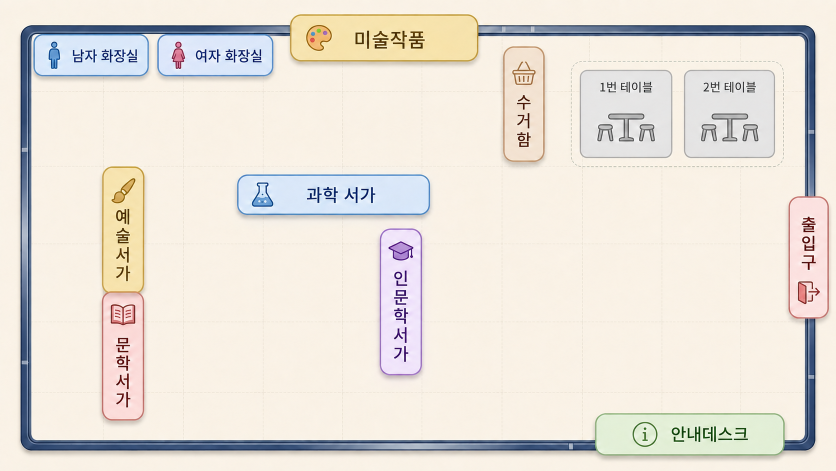
#> input picture aba_controller/libi_gui/qml/assets/artemap.png, 1672 x 941 px, found by its file name (shown at 1/2 size)
$ python measure_map_boxes.py qml/assets/artemap.png
#> lines starting #> are read from the running program, lines starting #| are printed output that depends on the picture; after the words box and inside, x2 and y2 are one past the last pixel; in counts of white or black regions, pixels touching at a corner belong together
#!/usr/bin/env python3
"""안내판 지도 그림에서 **방 사각형과 구역 상자를 다시 재는** 도구.

`src/domain.h` 의 IMG_* 상수와 `RobotController::facilities()` 의 bx,by,bw,bh 는
그림에서 실측한 값이다. 그림을 갈아끼우면 조용히 어긋난다 — 알약은 그대로 보이는데
탭이 엉뚱한 곳에서 먹고, 로봇 마커가 벽을 뚫는다. 그때 이걸 돌려 값을 다시 만든다.

    python3 tools/measure_map_boxes.py qml/assets/artemap.png

출력한 값을 붙여 넣은 뒤 **반드시** 시험을 다시 돌린다(골든 좌표가 같이 바뀐다):

    cmake -S . -B build -DLIBI_GUI_TESTS=ON && cmake --build build -j && ./build/test_domain

## 어떻게 재나
- **방 사각형**: 남색 외벽을 찾아, 여러 행/열에서 "첫 벽 덩어리가 끝나는 곳"의 중앙값을
  안쪽 경계로 삼는다. 벽이 이중선이고 알약이 벽을 덮고 있어서 한 줄만 보면 틀린다.
- **구역 상자**: 색상(hue)별로 나눈 뒤 연결요소의 경계상자를 잡는다. 회색 테이블은
  채도가 없어 따로 잡는다. 두 개가 붙어 있으면(예술서가/문학서가) 한 덩어리로 나오므로
  아래 REGIONS 로 영역을 좁혀 다시 잰다.
"""
import sys

import numpy as np
from PIL import Image
from scipy import ndimage

#: 색이 겹치거나 붙어 있어 자동 분리가 안 되는 것만 영역을 좁혀 준다 (x0,x1,y0,y1 비율).
REGIONS = {
    "남자화장실": (0.02, 0.19, 0.00, 0.16),
    "여자화장실": (0.19, 0.35, 0.00, 0.16),
    "미술작품": (0.30, 0.62, 0.00, 0.16),
    "예술서가": (0.05, 0.22, 0.30, 0.60),
    "문학서가": (0.05, 0.22, 0.60, 0.93),
    "출입구": (0.88, 1.00, 0.35, 0.78),
}


def _navy(a):
    """남색 외벽. `a` 는 0..1 정규화라 임계도 0..1 로 쓴다 (0..255 로 쓰면 전부 False)."""
    r, g, b = a[:, :, 0], a[:, :, 1], a[:, :, 2]
    return (b > 60 / 255) & (b < 140 / 255) & (r < 100 / 255) & (g < 120 / 255) & (b > r + 20 / 255)


def room_rect(a):
    """벽 **안쪽** 사각형 (left, right, top, bottom) 픽셀."""
    navy = _navy(a)
    h, w = navy.shape

    def first_end(mask):
        idx = np.nonzero(mask)[0]
        if len(idx) < 2:
            return None
        gaps = np.nonzero(np.diff(idx) > 8)[0]
        return idx[gaps[0]] if len(gaps) else None

    def last_start(mask):
        idx = np.nonzero(mask)[0]
        if len(idx) < 2:
            return None
        gaps = np.nonzero(np.diff(idx) > 8)[0]
        return idx[gaps[-1] + 1] if len(gaps) else None

    med = lambda xs: int(np.median([v for v in xs if v is not None]))
    left = med([first_end(navy[y]) for y in range(int(h * 0.1), int(h * 0.9), 7)]) + 1
    right = med([last_start(navy[y]) for y in range(int(h * 0.1), int(h * 0.9), 7)]) - 1
    top = med([first_end(navy[:, x]) for x in range(int(w * 0.05), int(w * 0.95), 7)]) + 1
    bottom = med([last_start(navy[:, x]) for x in range(int(w * 0.05), int(w * 0.95), 7)]) - 1
    return left, right, top, bottom


def zone_boxes(a):
    """색상별 연결요소 경계상자 → [(비율 x, y, w, h, 대표색)]."""
    r, g, b = a[:, :, 0], a[:, :, 1], a[:, :, 2]
    mx, mn = a.max(2), a.min(2)
    sat = np.where(mx > 0, (mx - mn) / np.maximum(mx, 1e-6), 0)
    h, w = mx.shape
    bg = (np.abs(r - 0.984) < 0.05) & (np.abs(g - 0.953) < 0.06) & (np.abs(b - 0.894) < 0.07)
    colored = (sat > 0.10) & (mx >= 0.55) & ~bg
    grey = (sat < 0.10) & ~bg & (mx > 0.60) & (mx < 0.95)

    out = []
    for mask in (colored, grey):
        m = ndimage.binary_opening(ndimage.binary_closing(mask, np.ones((13, 13))), np.ones((5, 5)))
        lab, _ = ndimage.label(m)
        for i, sl in enumerate(ndimage.find_objects(lab)):
            ys, xs = sl
            bw, bh = xs.stop - xs.start, ys.stop - ys.start
            if (lab[sl] == i + 1).sum() < 2500 or bw > 0.85 * w or bh > 0.85 * h:
                continue
            out.append((xs.start / w, ys.start / h, bw / w, bh / h))
    return sorted(out, key=lambda t: (t[1], t[0]))


def region_box(a, x0, x1, y0, y1):
    r, g, b = a[:, :, 0], a[:, :, 1], a[:, :, 2]
    mx, mn = a.max(2), a.min(2)
    sat = np.where(mx > 0, (mx - mn) / np.maximum(mx, 1e-6), 0)
    h, w = mx.shape
    bg = (np.abs(r - 0.984) < 0.05) & (np.abs(g - 0.953) < 0.06) & (np.abs(b - 0.894) < 0.07)
    colored = (sat > 0.10) & (mx >= 0.55) & ~bg
    sub = colored[int(y0 * h):int(y1 * h), int(x0 * w):int(x1 * w)]
    ys, xs = np.nonzero(sub)
    if len(xs) == 0:
        return None
    X0, Y0 = int(x0 * w) + xs.min(), int(y0 * h) + ys.min()
    return (X0 / w, Y0 / h, (xs.max() - xs.min()) / w, (ys.max() - ys.min()) / h)


def main():
    path = sys.argv[1] if len(sys.argv) > 1 else "qml/assets/artemap.png"
    im = Image.open(path).convert("RGB")
#> im is the input picture: PIL image 1672x941 RGB; mean R, G, B 232.8, 226.7, 218.4
    a = np.asarray(im).astype(float) / 255
    W, H = im.size
#> W = 1672; H = 941
    left, right, top, bottom = room_rect(a)
#> in _navy, `return (b > 60 / 255) & (b < 140 / 255) & (r < 100 / 255) & (g < 120 /..`:
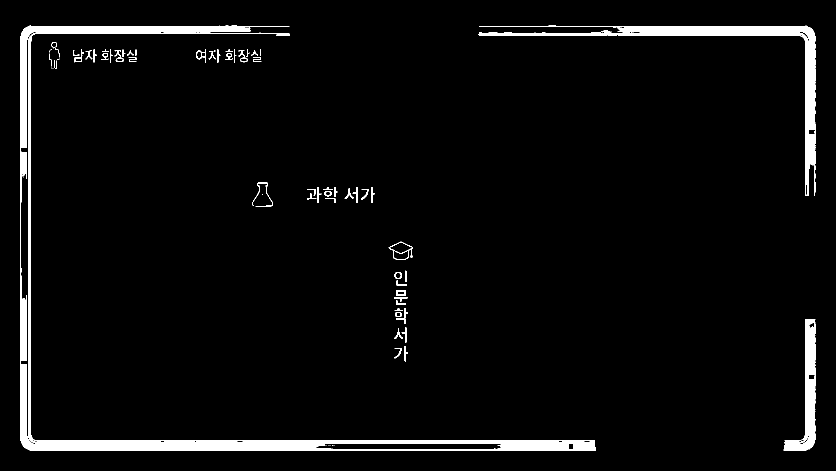
#> returned value: shape (941, 1672) bool (shown at 1/2 size); 3.6% white; 134 white regions (61 under 20 px), largest, box (x1, y1, x2, y2) and area: (41, 51, 1192, 901) 32225, (958, 51, 1631, 260) 6562, (957, 65, 1617, 392) 5612
#> in first_end, `idx = np.nonzero(mask)[0]`: idx = 42 values from 41 to 1630
#> in first_end, `gaps = np.nonzero(np.diff(idx) > 8)[0]`: gaps = [17, 23]
#> in room_rect, `left = med([first_end(navy[y]) for y in range(int(h * 0.1), int(h * 0...`: left = 62
#> in last_start, `idx = np.nonzero(mask)[0]`: idx = 42 values from 41 to 1630
#> in last_start, `gaps = np.nonzero(np.diff(idx) > 8)[0]`: gaps = [17, 23]
#> in room_rect, `right = med([last_start(navy[y]) for y in range(int(h * 0.1), int(h * ..`: right = 1609
#> in room_rect, `top = med([first_end(navy[:, x]) for x in range(int(w * 0.05), int(w *..`: top = 68
#> in room_rect, `bottom = med([last_start(navy[:, x]) for x in range(int(w * 0.05), int..`: bottom = 880
#> left = 62; right = 1609; top = 68; bottom = 880

    print(f"# {path}  {W}x{H}")
#| # qml/assets/artemap.png  1672x941
    print("\n// src/domain.h — 벽 안쪽 방 사각형")
    print(f"constexpr double IMG_LEFT   = {left}.0  / {W}.0;")
#| constexpr double IMG_LEFT   = 62.0  / 1672.0;
    print(f"constexpr double IMG_RIGHT  = {right}.0 / {W}.0;")
#| constexpr double IMG_RIGHT  = 1609.0 / 1672.0;
    print(f"constexpr double IMG_TOP    = {top}.0  / {H}.0;")
#| constexpr double IMG_TOP    = 68.0  / 941.0;
    print(f"constexpr double IMG_BOTTOM = {bottom}.0 / {H}.0;")
#| constexpr double IMG_BOTTOM = 880.0 / 941.0;
    print(f"//   안쪽 {right-left}x{bottom-top}px  비율 {(right-left)/(bottom-top):.3f}")
#| //   안쪽 1547x812px  비율 1.905

    print("\n// facilities() — 구역 상자 (bx, by, bw, bh)")
    for x, y, bw, bh in zone_boxes(a):
#> in zone_boxes, `mx, mn = a.max(2), a.min(2)`:
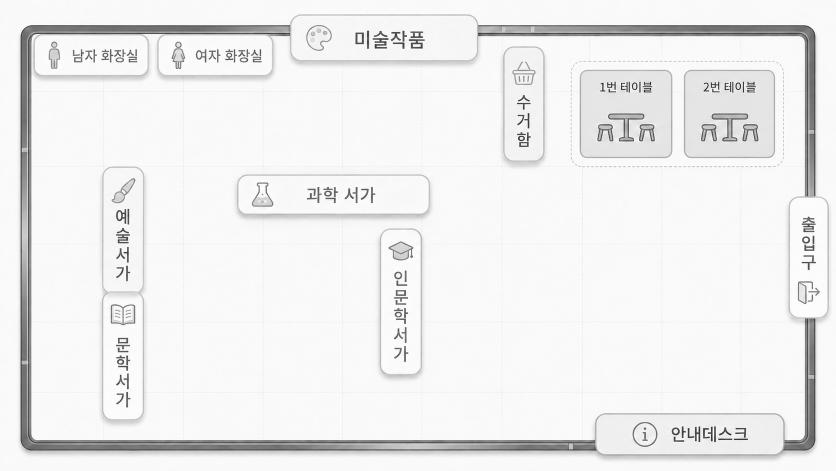
#> mx: shape (941, 1672) float64 (shown at 1/2 size); min 0.0196, max 1, mean 0.933
#> in zone_boxes, `sat = np.where(mx > 0, (mx - mn) / np.maximum(mx, 1e-6), 0)`:
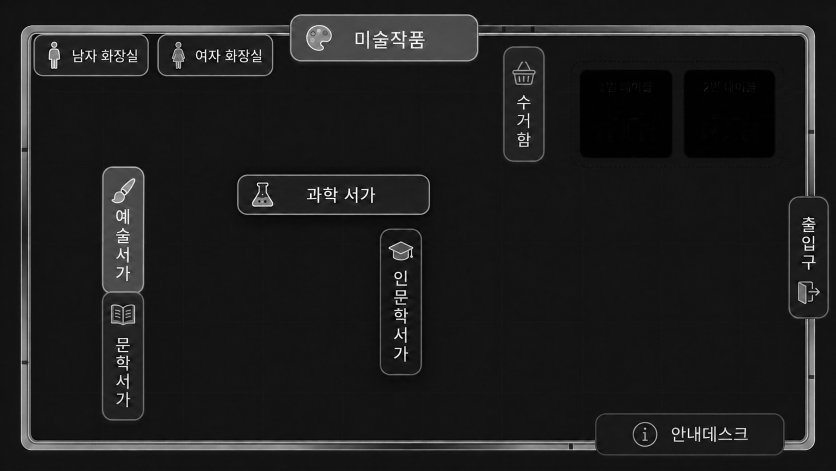
#> sat: shape (941, 1672) float64 (shown at 1/2 size); min 0, max 1, mean 0.117
#> in zone_boxes, `h, w = mx.shape`: h = 941; w = 1672
#> in zone_boxes, `bg = (np.abs(r - 0.984) < 0.05) & (np.abs(g - 0.953) < 0.06) & (np.abs..`:
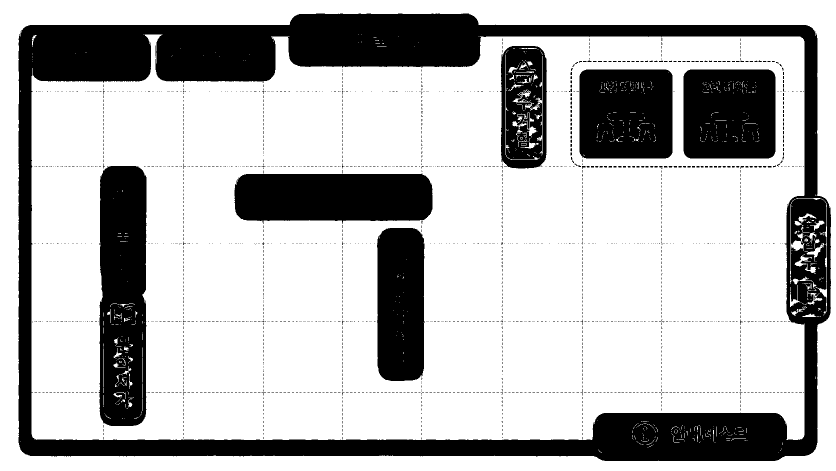
#> bg: shape (941, 1672) bool (shown at 1/2 size); 72.2% white; 1772 black regions (1759 under 20 px), largest, box (x1, y1, x2, y2) and area: (37, 27, 1662, 922) 237266, (197, 332, 293, 852) 45404, (469, 348, 865, 448) 36146
        print(f"//   {x:.3f}, {y:.3f}, {bw:.3f}, {bh:.3f}")
#> this loop made 10 passes
#| //   0.188, 0.030, 0.567, 0.135
#| //   0.038, 0.089, 0.291, 0.084
#| //   0.600, 0.098, 0.052, 0.251
#| //   0.693, 0.148, 0.111, 0.189
#| //   0.818, 0.148, 0.110, 0.189
#| //   0.943, 0.348, 0.050, 0.350
#| //   0.121, 0.353, 0.053, 0.546
#| //   0.283, 0.371, 0.231, 0.086
#> (further printed lines are left out)
    print("// 영역을 좁혀 다시 잰 것 (색이 겹치거나 붙어 있는 것들):")
    for name, (x0, x1, y0, y1) in REGIONS.items():
        box = region_box(a, x0, x1, y0, y1)
        if box:
            print(f"//   {name:8s} {box[0]:.3f}, {box[1]:.3f}, {box[2]:.3f}, {box[3]:.3f}")
#> this loop made 6 passes
#> (name, x0, x1, y0, y1, X0 in region_box, Y0 in region_box, box) on passes 1 to 6: ('남자화장실', 0.02, 0.19, 0, 0.16, 39, 50, (0.0233, 0.0531, 0.166, 0.105)), ('여자화장실', 0.19, 0.35, 0, 0.16, 317, 37, (0.19, 0.0393, 0.16, 0.119)), ('미술작품', 0.3, 0.62, 0, 0.16, 501, 28, (0.3, 0.0298, 0.319, 0.129)), ('예술서가', 0.05, 0.22, 0.3, 0.6, 202, 331, (0.121, 0.352, 0.0526, 0.247)), ('문학서가', 0.05, 0.22, 0.6, 0.93, 177, 564, (0.106, 0.599, 0.11, 0.299)), ('출입구', 0.88, 1, 0.35, 0.78, 1481, 329, (0.886, 0.35, 0.106, 0.428))
#| //   남자화장실    0.023, 0.053, 0.166, 0.105
#| //   여자화장실    0.190, 0.039, 0.160, 0.119
#| //   미술작품     0.300, 0.030, 0.319, 0.129
#| //   예술서가     0.121, 0.352, 0.053, 0.247
#| //   문학서가     0.106, 0.599, 0.110, 0.299
#| //   출입구      0.886, 0.350, 0.106, 0.428
#> pass 1, in region_box, `sub = colored[int(y0 * h):int(y1 * h), int(x0 * w):int(x1 * w)]`:
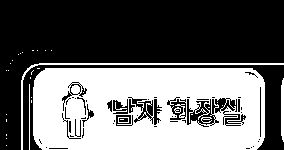
#> sub: shape (150, 284) bool; 41.1% white; 36 white regions (28 under 20 px), largest, box (x1, y1, x2, y2) and area: (33, 68, 265, 150) 16428, (21, 63, 284, 150) 683, (281, 78, 284, 142) 175
#> pass 2, in region_box (call 2), `sub = colored[int(y0 * h):int(y1 * h), int(x0 * w):int(x1 * w)]`:
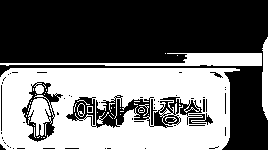
#> sub: shape (150, 268) bool; 43.7% white; 45 white regions (36 under 20 px), largest, box (x1, y1, x2, y2) and area: (0, 68, 240, 150) 14875, (0, 53, 262, 66) 1460, (28, 98, 52, 136) 511
#> pass 3, in region_box (call 3), `sub = colored[int(y0 * h):int(y1 * h), int(x0 * w):int(x1 * w)]`:
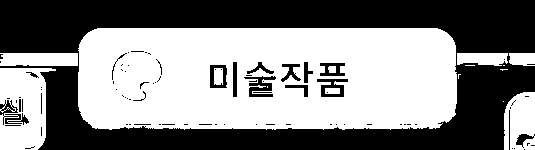
#> sub: shape (150, 535) bool; 52.8% white; 85 black regions (67 under 20 px), largest, box (x1, y1, x2, y2) and area: (0, 0, 535, 150) 35352, (244, 76, 276, 97) 334, (0, 100, 29, 125) 289

    print("\n# 붙여 넣은 뒤 반드시: cmake --build build --target test_domain && ./build/test_domain")


if __name__ == "__main__":
    main()
